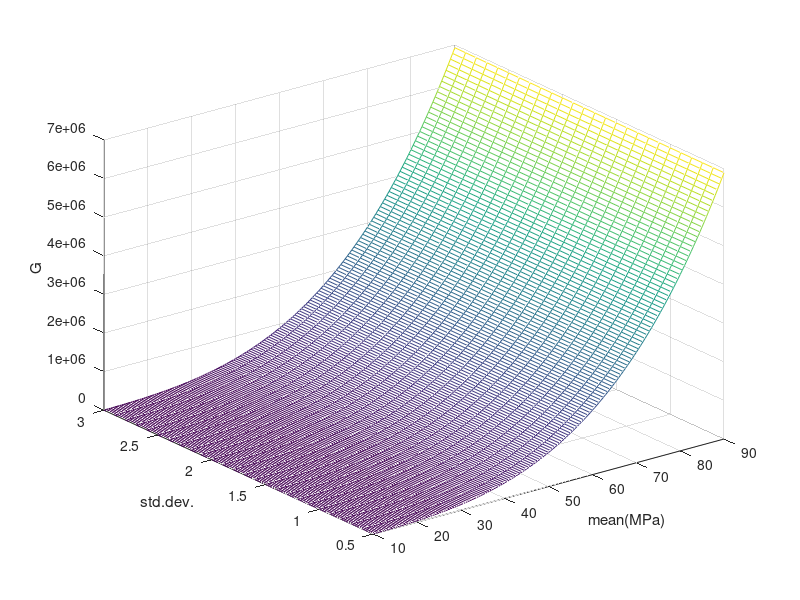

Reproduce this figure in MATLAB. (Note: this script raises an error after producing the figure.)
start_tic = tic;
close all;

x_str = 'mean(MPa)';
y_str = 'std.dev.';
font_size = 12;

%%
k = 3.5;
[sigma, mu] = meshgrid(0.5:0.1:3, 10:0.5:90);

f = @(s, m) integral(@(x) x.^k .* normpdf(x, m, s), m-3*s, m+3*s);
G = arrayfun(f, sigma, mu);

%%
figure;
mesh(mu, sigma, G);
xlim(mu([1 end]));
ylim(sigma([1 end]));
zlim([0 7e6]);

xticks(10:10:90);
yticks(0.5:0.5:3);
zticks(1e6*(0:7));

xlabel(x_str);
ylabel(y_str);
zlabel('G');

ax = gca;
ax.XAxis.FontSize = font_size;
ax.YAxis.FontSize = font_size;
ax.ZAxis.FontSize = font_size;

view(3);

%%
figure;
mesh(mu, sigma, G);
xlim(mu([1 end]));
ylim(sigma([1 end]));
zlim([0 7e6]);

xticks(10:10:90);
yticks(0.5:0.5:3);
zticks(1e6*(0:7));

xlabel(x_str);
ylabel(y_str);
zlabel('G');

ax = gca;
ax.XAxis.FontSize = font_size;
ax.YAxis.FontSize = font_size;
ax.ZAxis.FontSize = font_size;

view(0, 0);

fprintf('%s elapsed: %f s\n', mfilename, toc(start_tic));